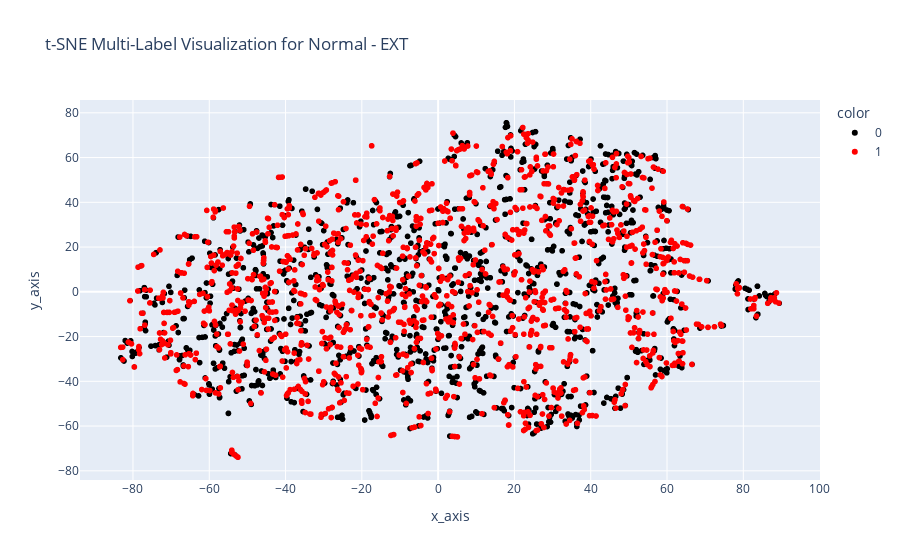
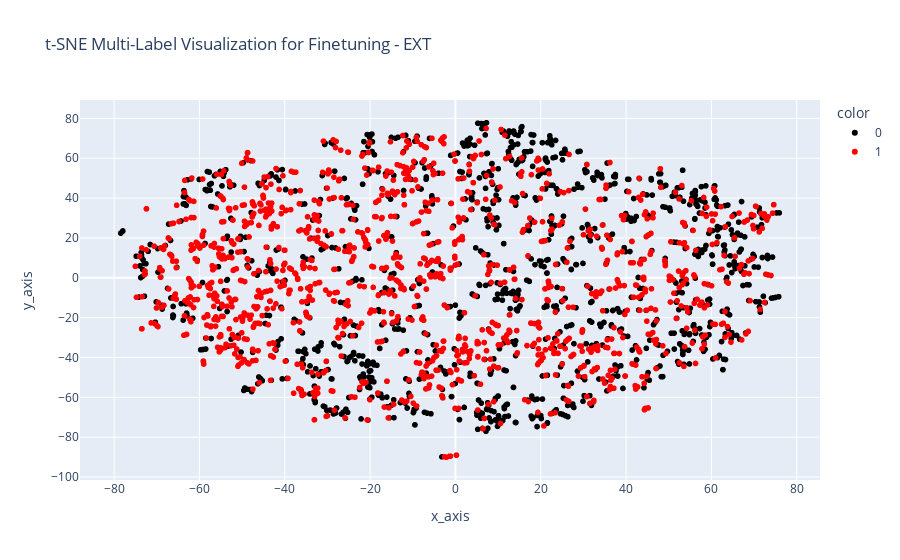
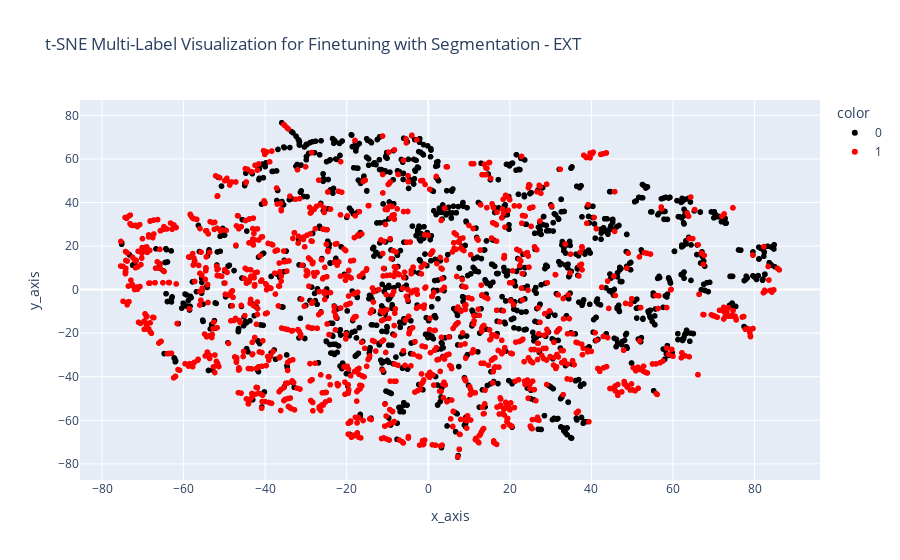

Notebook code for these charts, in order:
### Code cell
color_map = {'0': "black", '1': "red"}  

for i, name in enumerate(person_labels):
    specific_labels = [label[i] for label in labels]

    normal_df['label'] = specific_labels
    finetuned_df['label'] = specific_labels
    finetuned_sentence_df['label'] = specific_labels

    fig = px.scatter(
        normal_df, x="x_axis", y="y_axis", color=normal_df["label"].astype(str), 
        color_discrete_map=color_map,
        title=f"t-SNE Multi-Label Visualization for Normal - {name}")

    fig.show()
    
    fig = px.scatter(
        finetuned_df, x="x_axis", y="y_axis", color=finetuned_df["label"].astype(str), 
        color_discrete_map=color_map,
        title=f"t-SNE Multi-Label Visualization for Finetuning - {name}")

    fig.show()

    fig = px.scatter(
        finetuned_sentence_df, x="x_axis", y="y_axis", color=finetuned_sentence_df["label"].astype(str), 
        color_discrete_map=color_map,
        title=f"t-SNE Multi-Label Visualization for Finetuning with Segmentation - {name}")
    
    fig.show()

    break

### Figure 1 — Plotly figure (JSON) as saved in the notebook; plotly's stock layout.template omitted (floating-point values rounded to 4 significant figures; data arrays with more than 128 entries replaced by an {"elided": "..."} marker saying what was removed)
{"data": [{"hovertemplate": "color=0<br>x_axis=%{x}<br>y_axis=%{y}<extra></extra>", "legendgroup": "0", "marker": {"color": "black", "symbol": "circle"}, "mode": "markers", "name": "0", "showlegend": true, "type": "scattergl", "x": {"elided": "1192 float values"}, "xaxis": "x", "y": {"elided": "1192 float values"}, "yaxis": "y"}, {"hovertemplate": "color=1<br>x_axis=%{x}<br>y_axis=%{y}<extra></extra>", "legendgroup": "1", "marker": {"color": "red", "symbol": "circle"}, "mode": "markers", "name": "1", "showlegend": true, "type": "scattergl", "x": {"elided": "1275 float values"}, "xaxis": "x", "y": {"elided": "1275 float values"}, "yaxis": "y"}], "layout": {"legend": {"title": {"text": "color"}, "tracegroupgap": 0}, "title": {"text": "t-SNE Multi-Label Visualization for Normal - EXT"}, "xaxis": {"anchor": "y", "domain": [0, 1], "title": {"text": "x_axis"}}, "yaxis": {"anchor": "x", "domain": [0, 1], "title": {"text": "y_axis"}}}}

### Figure 2 — Plotly figure (JSON) as saved in the notebook; plotly's stock layout.template omitted (floating-point values rounded to 4 significant figures; data arrays with more than 128 entries replaced by an {"elided": "..."} marker saying what was removed)
{"data": [{"hovertemplate": "color=0<br>x_axis=%{x}<br>y_axis=%{y}<extra></extra>", "legendgroup": "0", "marker": {"color": "black", "symbol": "circle"}, "mode": "markers", "name": "0", "showlegend": true, "type": "scattergl", "x": {"elided": "1192 float values"}, "xaxis": "x", "y": {"elided": "1192 float values"}, "yaxis": "y"}, {"hovertemplate": "color=1<br>x_axis=%{x}<br>y_axis=%{y}<extra></extra>", "legendgroup": "1", "marker": {"color": "red", "symbol": "circle"}, "mode": "markers", "name": "1", "showlegend": true, "type": "scattergl", "x": {"elided": "1275 float values"}, "xaxis": "x", "y": {"elided": "1275 float values"}, "yaxis": "y"}], "layout": {"legend": {"title": {"text": "color"}, "tracegroupgap": 0}, "title": {"text": "t-SNE Multi-Label Visualization for Finetuning - EXT"}, "xaxis": {"anchor": "y", "domain": [0, 1], "title": {"text": "x_axis"}}, "yaxis": {"anchor": "x", "domain": [0, 1], "title": {"text": "y_axis"}}}}

### Figure 3 — Plotly figure (JSON) as saved in the notebook; plotly's stock layout.template omitted (floating-point values rounded to 4 significant figures; data arrays with more than 128 entries replaced by an {"elided": "..."} marker saying what was removed)
{"data": [{"hovertemplate": "color=0<br>x_axis=%{x}<br>y_axis=%{y}<extra></extra>", "legendgroup": "0", "marker": {"color": "black", "symbol": "circle"}, "mode": "markers", "name": "0", "showlegend": true, "type": "scattergl", "x": {"elided": "1192 float values"}, "xaxis": "x", "y": {"elided": "1192 float values"}, "yaxis": "y"}, {"hovertemplate": "color=1<br>x_axis=%{x}<br>y_axis=%{y}<extra></extra>", "legendgroup": "1", "marker": {"color": "red", "symbol": "circle"}, "mode": "markers", "name": "1", "showlegend": true, "type": "scattergl", "x": {"elided": "1275 float values"}, "xaxis": "x", "y": {"elided": "1275 float values"}, "yaxis": "y"}], "layout": {"legend": {"title": {"text": "color"}, "tracegroupgap": 0}, "title": {"text": "t-SNE Multi-Label Visualization for Finetuning with Segmentation - EXT"}, "xaxis": {"anchor": "y", "domain": [0, 1], "title": {"text": "x_axis"}}, "yaxis": {"anchor": "x", "domain": [0, 1], "title": {"text": "y_axis"}}}}
